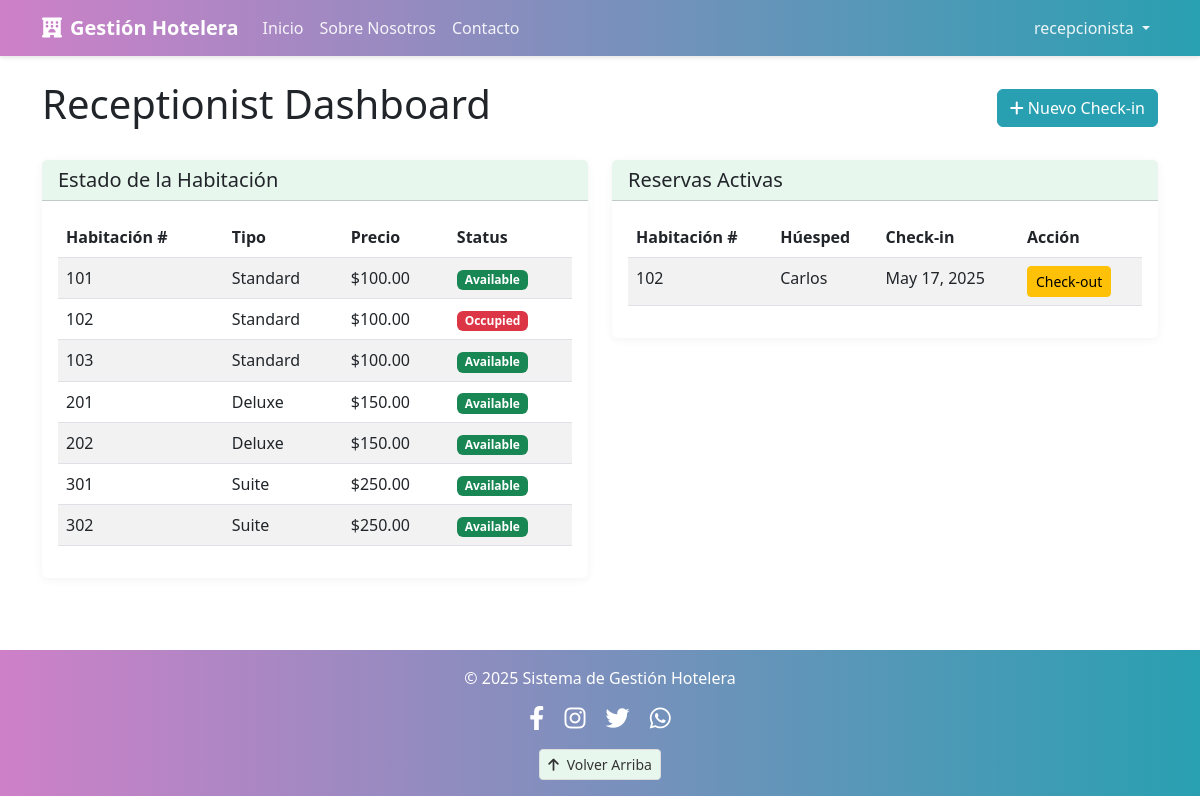
/index.php?controller=receptionist&action=dashboard (signed in), run on the app's committed database.
### tables this page shows
CREATE TABLE `rooms` (
  `id` int(11) NOT NULL,
  `room_number` varchar(10) NOT NULL,
  `room_type` enum('standard','deluxe','suite') NOT NULL,
  `capacity` int(11) NOT NULL,
  `price_per_night` decimal(10,2) NOT NULL,
  `features` text DEFAULT NULL,
  `status` enum('available','occupied','maintenance') NOT NULL DEFAULT 'available'
);

CREATE TABLE `bookings` (
  `id` int(11) NOT NULL,
  `room_id` int(11) NOT NULL,
  `guest_name` varchar(100) NOT NULL,
  `guest_email` varchar(100) NOT NULL,
  `guest_phone` varchar(20) NOT NULL,
  `check_in_date` datetime NOT NULL,
  `expected_check_out_date` date NOT NULL,
  `check_out_date` datetime DEFAULT NULL,
  `total_amount` decimal(10,2) DEFAULT NULL,
  `status` enum('active','completed','cancelled') NOT NULL DEFAULT 'active',
  `created_by` int(11) NOT NULL,
  `created_at` timestamp NOT NULL DEFAULT current_timestamp()
);

### controllers/ReceptionistController.php (called while the page is built, shortened)
<?php
class ReceptionistController {
    private $roomModel;
    private $bookingModel;
    public function __construct() {
        $this->roomModel = new Room();
        $this->bookingModel = new Booking();
    }
    public function dashboard() {
        $rooms = $this->roomModel->getRooms();
        $activeBookings = $this->bookingModel->getActiveBookings();
        require_once 'views/receptionist/dashboard.php';
    }
}
?>

### autoload.php (called while the page is built, shortened)
<?php
spl_autoload_register(function ($class) {
    $parts = explode('\\', $class);
    $className = end($parts);
    $modelFile = 'models/' . $className . '.php';
    if (file_exists($modelFile)) {
        return;
    }
});
?>

### config/Database.php (called while the page is built, shortened)
<?php
class Database {
    private $host = DB_HOST;
    private $user = DB_USER;
    private $pass = DB_PASS;
    private $dbname = DB_NAME;
    private $conn;
    private $stmt;
    public function __construct() {
        $dsn = 'mysql:host=' . $this->host . ';dbname=' . $this->dbname;
        $options = array(
            PDO::ATTR_PERSISTENT => true,
            PDO::ATTR_ERRMODE => PDO::ERRMODE_EXCEPTION,
            PDO::ATTR_DEFAULT_FETCH_MODE => PDO::FETCH_ASSOC
        );
        try {
            $this->conn = new PDO($dsn, $this->user, $this->pass, $options);
        } catch(PDOException $e) {
            $this->error = $e->getMessage();
            echo 'Connection Error: ' . $this->error;
        }
    }
    public function query($query) {
        $this->stmt = $this->conn->prepare($query);
    }
    public function execute() {
        return $this->stmt->execute();
    }
    public function resultSet() {
        $this->execute();
        return $this->stmt->fetchAll();
    }
}
?>

### models/Room.php (called while the page is built, shortened)
<?php
class Room {
    private $db;
    public function __construct() {
        $this->db = new Database();
    }
    public function getRooms() {
        $this->db->query('SELECT * FROM rooms ORDER BY room_number');
        return $this->db->resultSet();
    }
}
?>

### models/Booking.php (called while the page is built, shortened)
<?php
class Booking {
    private $db;
    public function __construct() {
        $this->db = new Database();
    }
    public function getActiveBookings() {
        $this->db->query('SELECT b.*, r.room_number, r.room_type, r.price_per_night
                          FROM bookings b
                          JOIN rooms r ON b.room_id = r.id
                          WHERE b.status = "active"
                          ORDER BY b.check_in_date DESC');
        return $this->db->resultSet();
    }
}
?>

### views/receptionist/dashboard.php (the view)
<?php require_once 'views/includes/header.php'; ?>
<div class="d-flex justify-content-between align-items-center mb-4">
    <h1>Receptionist Dashboard</h1>
    <a href="index.php?controller=receptionist&action=checkIn" class="btn btn-primary">
        <i class="fas fa-plus"></i> Nuevo Check-in
    </a>
</div>
<div class="row">
    <div class="col-md-6">
        <div class="card mb-4">
            <div class="card-header">
                <h5 class="card-title mb-0">Estado de la Habitación</h5>
            </div>
            <div class="card-body">
                <div class="table-responsive">
                    <table class="table table-striped">
                        <thead>
                            <tr>
                                <th>Habitación #</th>
                                <th>Tipo</th>
                                <th>Precio</th>
                                <th>Status</th>
                            </tr>
                        </thead>
                        <tbody>
                            <?php foreach($rooms as $room) : ?>
                                <tr>
                                    <td><?php echo $room['room_number']; ?></td>
                                    <td><?php echo ucfirst($room['room_type']); ?></td>
                                    <td>$<?php echo $room['price_per_night']; ?></td>
                                    <td>
                                        <span class="badge bg-<?php echo ($room['status'] == 'available') ? 'success' : 'danger'; ?>">
                                            <?php echo ucfirst($room['status']); ?>
                                        </span>
                                    </td>
                                </tr>
                            <?php endforeach; ?>
                        </tbody>
                    </table>
                </div>
            </div>
        </div>
    </div>
    <div class="col-md-6">
        <div class="card mb-4">
            <div class="card-header">
                <h5 class="card-title mb-0">Reservas Activas</h5>
            </div>
            <div class="card-body">
                <div class="table-responsive">
                    <table class="table table-striped">
                        <thead>
                            <tr>
                                <th>Habitación #</th>
                                <th>Húesped</th>
                                <th>Check-in</th>
                                <th>Acción</th>
                            </tr>
                        </thead>
                        <tbody>
                            <?php if(empty($activeBookings)) : ?>
                                <tr>
                                    <td colspan="4" class="text-center">No Reservas Activas</td>
                                </tr>
                            <?php else : ?>
                                <?php foreach($activeBookings as $booking) : ?>
                                    <tr>
                                        <td><?php echo $booking['room_number']; ?></td>
                                        <td><?php echo $booking['guest_name']; ?></td>
                                        <td><?php echo date('M d, Y', strtotime($booking['check_in_date'])); ?></td>
                                        <td>
                                            <a href="index.php?controller=receptionist&action=checkOut&id=<?php echo $booking['id']; ?>" class="btn btn-sm btn-warning">
                                                Check-out
                                            </a>
                                        </td>
                                    </tr>
                                <?php endforeach; ?>
                            <?php endif; ?>
                        </tbody>
                    </table>
                </div>
            </div>
        </div>
    </div>
</div>
<?php require_once 'views/includes/footer.php'; ?>

### assets/css/style.css (style rules this page uses)
:root { --hotel-primary: #ce80c8; --hotel-secondary: #29a0b1; --hotel-light: #e8f7ee; --hotel-dark: #333333; --hotel-accent: #ff7e67; }
.btn-primary { background-color: var(--hotel-secondary); border-color: var(--hotel-secondary); transition: all 0.3s ease; }
.card { border: none; box-shadow: 0 2px 10px rgba(0,0,0,0.05); transition: transform 0.3s ease, box-shadow 0.3s ease; }
.card-header { background-color: var(--hotel-light); }
.badge { animation: pulse 2s infinite; }

### data on the page
rooms: room_number "101", room_type "Standard", price_per_night "100.00", status "Available"
rooms: room_number "102", room_type "Standard", price_per_night "100.00", status "Occupied"
rooms: room_number "103", room_type "Standard", price_per_night "100.00", status "Available"
rooms: room_number "201", room_type "Deluxe", price_per_night "150.00", status "Available"
rooms: room_number "202", room_type "Deluxe", price_per_night "150.00", status "Available"
rooms: room_number "301", room_type "Suite", price_per_night "250.00", status "Available"
rooms: room_number "302", room_type "Suite", price_per_night "250.00", status "Available"
bookings: room.room_number "102", guest_name "Carlos", check_in_date "May 17, 2025"

### other printed values
$_SESSION['user_name'] "recepcionista"
